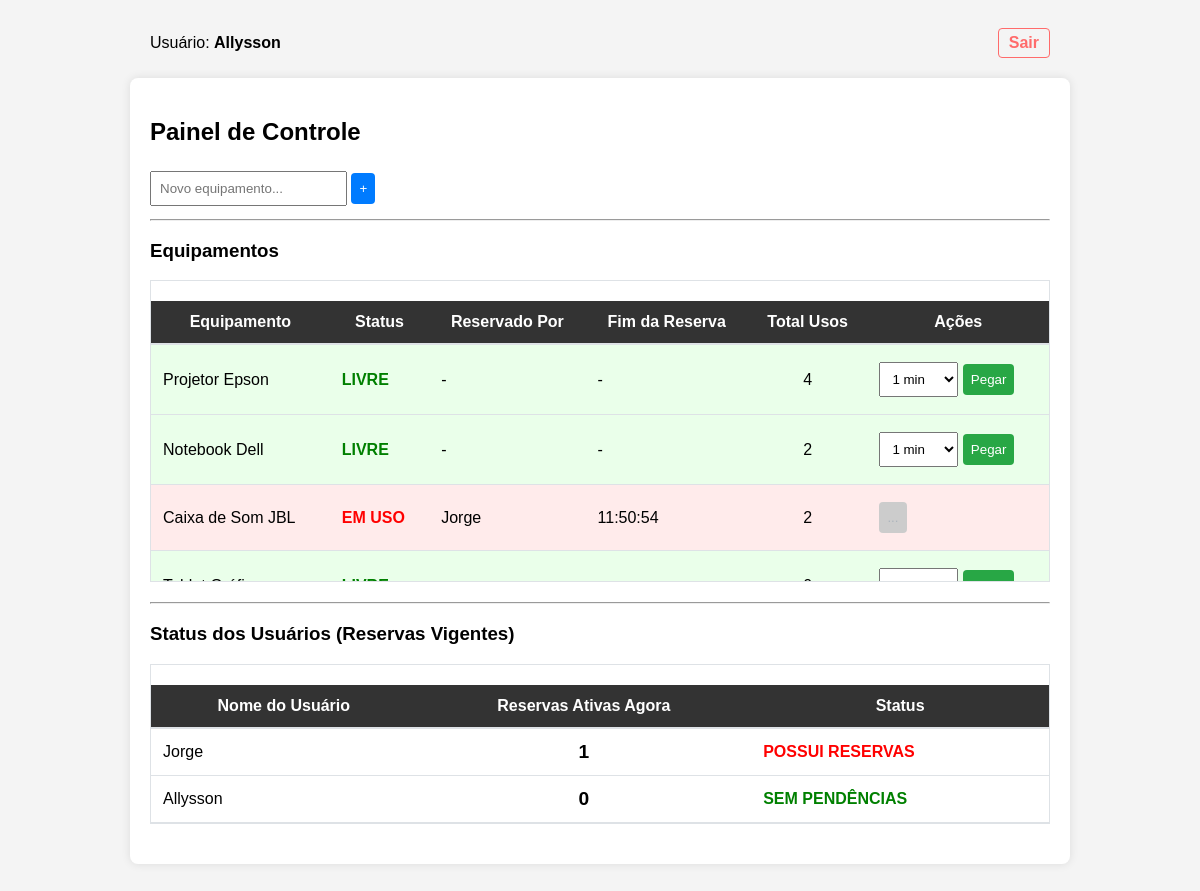
Page /dashboard.php (signed in) on the committed database.
### tables this page shows
CREATE TABLE equipamentos (
        id INTEGER PRIMARY KEY AUTOINCREMENT,
        nome TEXT NOT NULL,
        status INTEGER DEFAULT 0,
        usuario_id INTEGER,
        reservado_ate DATETIME,
        total_usos INTEGER DEFAULT 0,
        FOREIGN KEY(usuario_id) REFERENCES usuarios(id)
    );

CREATE TABLE usuarios (
        id INTEGER PRIMARY KEY AUTOINCREMENT,
        nome TEXT NOT NULL UNIQUE,
        senha TEXT NOT NULL
    );

### dashboard.php (the view, shortened to what this page needs)
<?php
require 'db.php';
$user_id = $_SESSION['user_id'];
$pdo->exec("UPDATE equipamentos SET status = 0, usuario_id = NULL, reservado_ate = NULL WHERE reservado_ate < datetime('now', 'localtime') AND status = 1");
$sqlEquip = "SELECT e.*, u.nome as nome_usuario
             FROM equipamentos e
             LEFT JOIN usuarios u ON e.usuario_id = u.id";
$listaEquipamentos = $pdo->query($sqlEquip)->fetchAll(PDO::FETCH_ASSOC);
$sqlUsers = "SELECT u.nome,
             (SELECT COUNT(*) FROM equipamentos e WHERE e.usuario_id = u.id AND e.status = 1) as ativas
             FROM usuarios u
             ORDER BY ativas DESC, u.nome ASC";
$listaUsuarios = $pdo->query($sqlUsers)->fetchAll(PDO::FETCH_ASSOC);
?>
<!DOCTYPE html>
<html lang="pt-br">
<head>
    <link rel="stylesheet" href="style.css">
</head>
<body>
<div class="header">
    <span>Usuário: <strong><?php echo $_SESSION['user_nome']; ?></strong></span>
    <a href="logout.php" class="btn-sair">Sair</a>
</div>
<div class="container">
    <h2>Painel de Controle</h2>
    <div class="box-cadastro">
        <form method="POST">
            <input type="text" name="nome_equipamento" placeholder="Novo equipamento..." required>
            <button type="submit" name="novo_equipamento" class="btn-add">+</button>
        </form>
    </div>
    <hr>
    <h3>Equipamentos</h3>
    <div class="scroll-box">
        <table>
            <thead>
            <tr>
                <th>Equipamento</th>
                <th>Status</th>
                <th>Reservado Por</th>
                <th>Fim da Reserva</th>
                <th>Total Usos</th>
                <th>Ações</th>
            </tr>
            </thead>
            <tbody>
            <?php foreach ($listaEquipamentos as $item):
                $sou_dono = ($item['usuario_id'] == $user_id);
                $classe_linha = $item['status'] == 1 ? ($sou_dono ? 'minha-reserva' : 'ocupado') : 'livre';
                ?>
                <tr class="<?php echo $classe_linha; ?>">
                    <td><?php echo $item['nome']; ?></td>
                    <td>
                        <?php if($item['status'] == 0): ?>
                            <span class="badge badge-livre">LIVRE</span>
                        <?php else: ?>
                            <span class="badge badge-ocupado">EM USO</span>
                        <?php endif; ?>
                    </td>
                    <td><?php echo $item['nome_usuario'] ? $item['nome_usuario'] : '-'; ?></td>
                    <td><?php echo $item['reservado_ate'] ? date('H:i:s', strtotime($item['reservado_ate'])) : '-'; ?></td>
                    <td style="text-align:center;"><?php echo $item['total_usos']; ?></td>
                    <td>
                        <?php if($item['status'] == 0): ?>
                            <form method="POST" class="form-inline">
                                <select name="minutos">
                                    <option value="1">1 min</option>
                                </select>
                                <button type="submit" name="reservar" class="btn-reservar">Pegar</button>
                            </form>
                        <?php else: ?>
                            <button disabled class="btn-disabled">...</button>
                        <?php endif; ?>
                    </td>
                </tr>
            <?php endforeach; ?>
            </tbody>
        </table>
    </div>
    <hr>
    <h3>Status dos Usuários (Reservas Vigentes)</h3>
    <div class="scroll-box" style="max-height: 200px;"> <table>
            <thead>
            <tr>
                <th>Nome do Usuário</th>
                <th>Reservas Ativas Agora</th>
                <th>Status</th>
            </tr>
            </thead>
            <tbody>
            <?php foreach ($listaUsuarios as $u): ?>
                <tr>
                    <td><?php echo $u['nome']; ?></td>
                    <td style="text-align:center; font-weight:bold; font-size:1.2em;">
                        <?php echo $u['ativas']; ?>
                    </td>
                    <td>
                        <?php if($u['ativas'] > 0): ?>
                            <span class="badge badge-ocupado">POSSUI RESERVAS</span>
                        <?php else: ?>
                            <span class="badge badge-livre">SEM PENDÊNCIAS</span>
                        <?php endif; ?>
                    </td>
                </tr>
            <?php endforeach; ?>
            </tbody>
        </table>
    </div>
</div>
</body>
</html>

### style.css (style rules this page uses)
body { font-family: sans-serif; background: #f4f4f4; padding: 20px; }
.container { max-width: 900px; margin: 0 auto; background: white; padding: 20px; border-radius: 8px; box-shadow: 0 0 10px rgba(0, 0, 0, 0.1); }
.header { max-width: 900px; margin: 0 auto 20px; display: flex; justify-content: space-between; align-items: center; }
.scroll-box { max-height: 300px; overflow-y: auto; border: 1px solid #dee2e6; margin-bottom: 20px; background: #fff; }
table { width: 100%; border-collapse: collapse; margin-top: 20px; }
th { position: sticky; top: 0; background: #f8f9fa; color: #495057; padding: 12px; border-bottom: 2px solid #dee2e6; z-index: 2; box-shadow: 0 2px 2px -1px rgba(0, 0, 0, 0.1); }
td { padding: 12px; border-bottom: 1px solid #dee2e6; text-align: left; }
th { background: #333; color: white; }
.ocupado { background-color: #ffebeb; }
.livre { background-color: #eaffea; }
.badge-livre { color: green; font-weight: bold; }
.badge-ocupado { color: red; font-weight: bold; }
input, select, button { padding: 8px; margin: 5px 0; }
button { cursor: pointer; background: #007bff; color: white; border: none; border-radius: 4px; }
button:disabled { background: #ccc; cursor: not-allowed; }
.btn-reservar { background: #28a745; }
.btn-add { background: #007bff; }
.btn-disabled { background: #e9ecef; color: #adb5bd; cursor: not-allowed; }
.btn-sair { color: #ff6b6b; text-decoration: none; font-weight: bold; border: 1px solid #ff6b6b; padding: 5px 10px; border-radius: 4px; }

### rows in the picture
equipamentos: nome "Projetor Epson", status "LIVRE", total_usos "4"
equipamentos: nome "Notebook Dell", status "LIVRE", total_usos "2"
equipamentos: nome "Caixa de Som JBL", status "EM USO", usuario.nome "Jorge", reservado_ate "11:50:54", total_usos "2"

### other values in the picture
$_SESSION['user_nome'] "Allysson"
$u['nome'] "Jorge"
$u['ativas'] "1"
$u['nome'] "Allysson"
$u['ativas'] "0"
